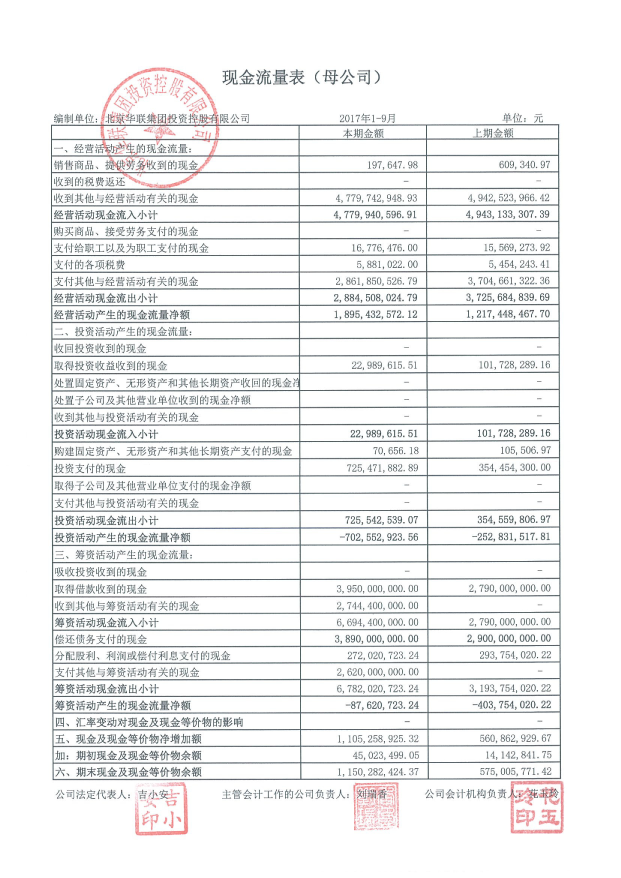
#> input picture 去印章算法/0005.jpg, 2481 x 3510 px (shown at 1/4 size)
$ python remove_seal.py
#> lines starting #> are read from the running program, lines starting #| are printed output that depends on the picture; after the words box and inside, x2 and y2 are one past the last pixel; in counts of white or black regions, pixels touching at a corner belong together
#> further down, img_filename is the input picture: shape (3510, 2481, 3); mean B, G, R 239.4, 239.1, 238.7
import cv2
import numpy as np
import copy


def merge_counter(counters):
    k = 0
    merge_cnt = copy.deepcopy(counters)
    while k < len(merge_cnt)-1:
        left1, top1, w1, h1 = cv2.boundingRect(merge_cnt[k])
        right1 = left1 + w1
        bot1 = top1 + h1
        left2, top2, w2, h2 = cv2.boundingRect(merge_cnt[k+1])
        right2 = left2 + w2
        bot2 = top2 + h2
        top_max = max(top1, top2)
        bot_min = min(bot1, bot2)
        left_max = max(left1, left2)
        right_min = min(right1, right2)
        if left1 <= left2 and right1 >= right2 and top1 <= top2 and bot1 >= bot2:
            merge_cnt.pop(k+1)
            k = k-1
        elif left1 >= left2 and right1 <= right2 and top1 >= top2 and bot1 <= bot2:
            merge_cnt.pop(k)
            k = k-1
        elif bot_min > top_max and right_min > left_max:
            repetition_area = (right_min - left_max)*(bot_min - top_max)
            area1 = w1*h1
            area2 = w2*h2
            if repetition_area < min(area1, area2)*4//5:
                merge_cnt[k] = np.vstack((merge_cnt[k], merge_cnt[k+1]))  # 将两个边缘合并
                merge_cnt.pop(k+1)
                k = k-1
        k = k+1
    return merge_cnt


def remove_seal(img):
    img_copy = img.copy()
    img_red = img_copy.copy()

    # 装换成HSV空间
    img_hsv = cv2.cvtColor(img_copy, cv2.COLOR_BGR2HSV)
#> img_hsv: shape (3510, 2481, 3); mean H, S, V 34.1, 4.1, 240.3
    img_h, img_s, img_v = cv2.split(img_hsv)
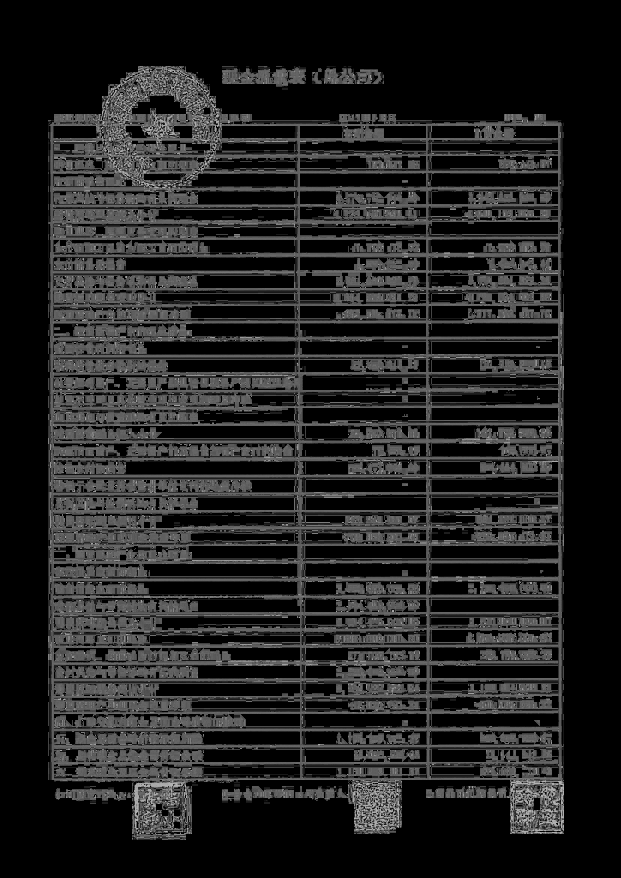
#> img_h: shape (3510, 2481) (shown at 1/4 size); min 0, max 179, mean 34.1
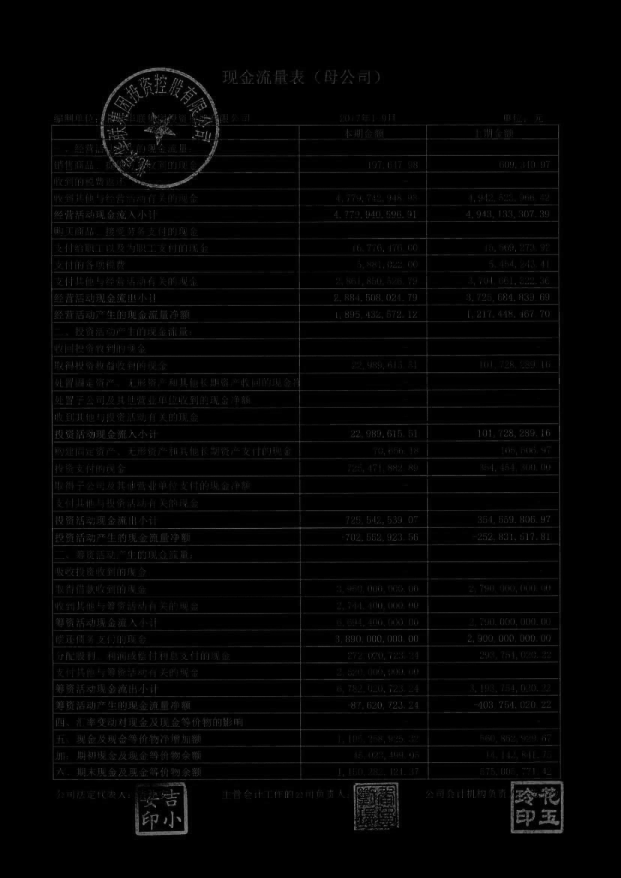
#> img_s: shape (3510, 2481) (shown at 1/4 size); min 0, max 239, mean 4.1
    # 获取BGR三通道
    if len(cv2.split(img_copy)) > 3:
        b, g, r, alpha = cv2.split(img_copy)
    else:
        b, g, r = cv2.split(img_copy)
    # 对H通道进行二值化操作，大于155-180为红色色度分布范围
    ret, h_thresh = cv2.threshold(img_h, 100, 255, cv2.THRESH_BINARY)
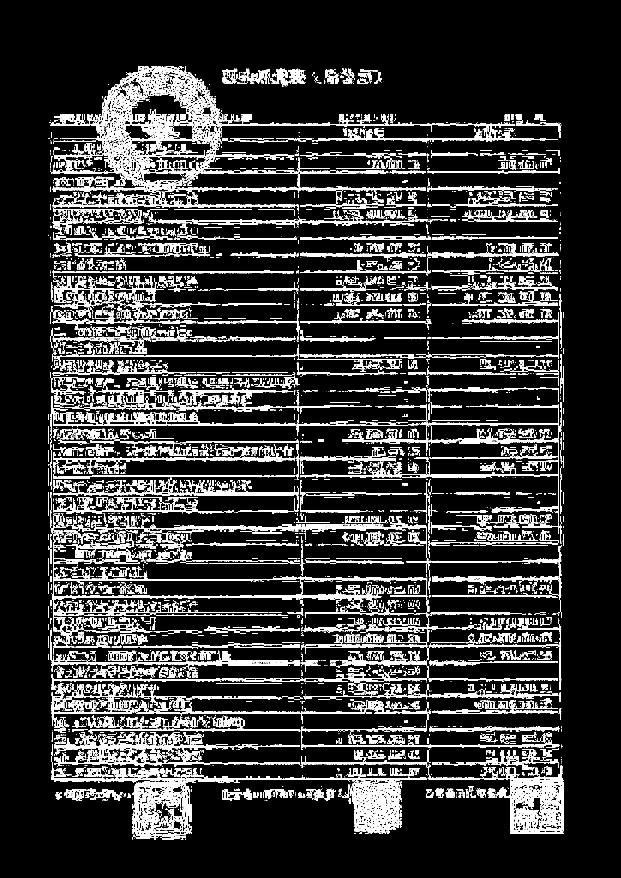
#> h_thresh: shape (3510, 2481) (shown at 1/4 size); 12.6% white; 18732 white regions (14085 under 20 px), largest, box (x1, y1, x2, y2) and area: (392, 264, 1176, 716) 29459, (1224, 3110, 1710, 3336) 23927, (1713, 3060, 2256, 3336) 23031

    # 对二值图进行开运算，去除噪声
    kernel = np.ones((3, 3), np.uint8)
    kernel2 = np.ones((5, 5), np.uint8)
    opening = cv2.morphologyEx(h_thresh, cv2.MORPH_OPEN, kernel)
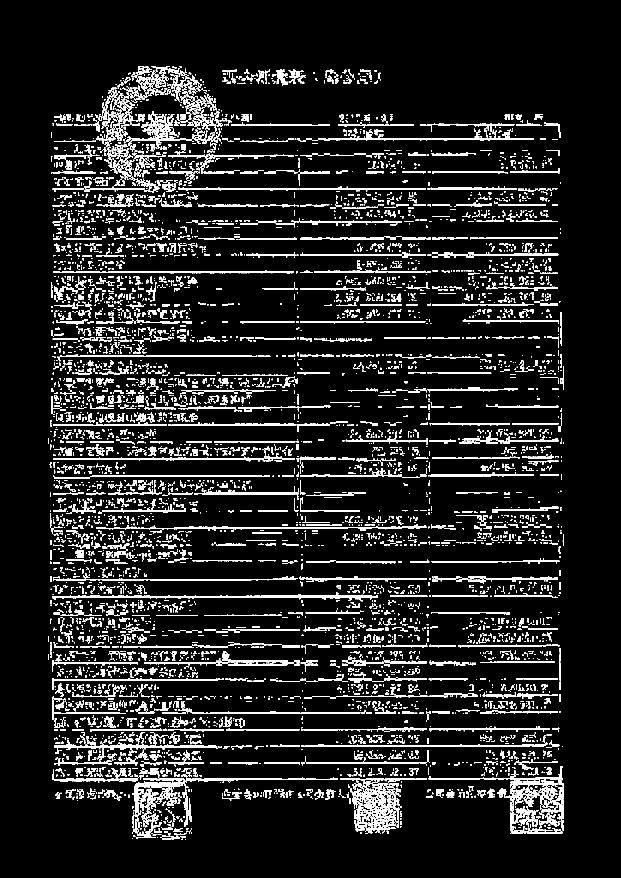
#> opening: shape (3510, 2481) (shown at 1/4 size); 8.9% white; 9406 white regions (3332 under 20 px), largest, box (x1, y1, x2, y2) and area: (211, 2376, 1512, 2397) 9103, (522, 2099, 1707, 2120) 6969, (213, 1084, 1176, 1093) 5783
    dilation = cv2.dilate(opening, kernel, iterations=1)
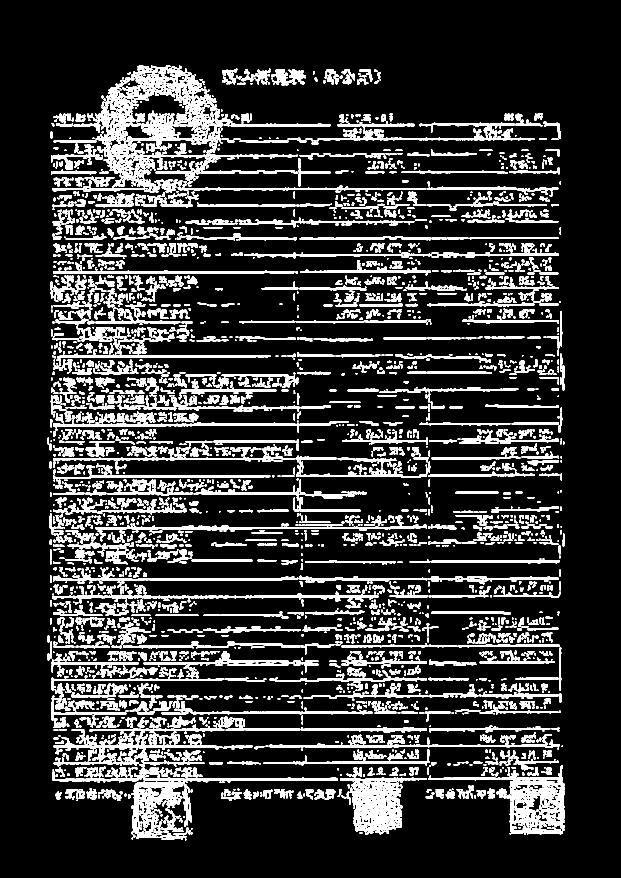
#> dilation: shape (3510, 2481) (shown at 1/4 size); 14.3% white; 5674 white regions, largest, box (x1, y1, x2, y2) and area: (1713, 3063, 2257, 3337) 28477, (1360, 3111, 1643, 3337) 27509, (527, 3108, 1352, 3334) 17149
    img_close = cv2.morphologyEx(dilation, cv2.MORPH_CLOSE, kernel2)
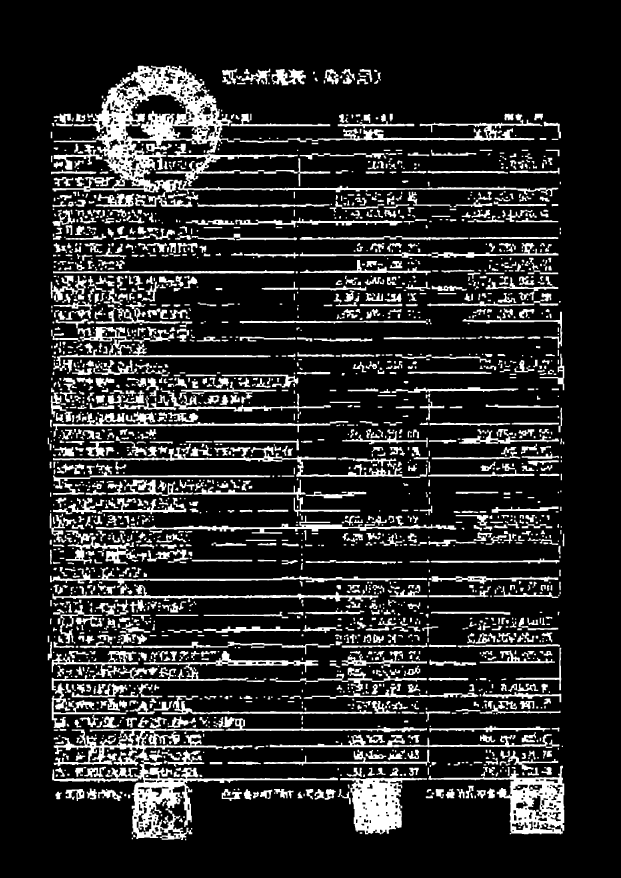
#> img_close: shape (3510, 2481) (shown at 1/4 size); 15.7% white; 2030 white regions

    # 寻找轮廓
    contours, hierarchy = cv2.findContours(img_close, cv2.RETR_TREE, cv2.CHAIN_APPROX_SIMPLE)
#> contours = 2625 contours, 151 with area under 20; largest, box (x1, y1, x2, y2) and area: (210, 263, 2233, 830) 211750, (208, 2866, 1352, 3360) 100712, (1713, 3063, 2257, 3337) 51978, (1360, 3111, 1708, 3337) 40254, (207, 2604, 1273, 2761) 29374

    # 筛选面积大于10000的轮廓
    arr = []
    for i in range(len(contours)-1):
        cnt = contours[i]
        x, y, w, h = cv2.boundingRect(contours[i])
        area = w*h
        if area > 100:
            arr.append(cnt)
#> this loop made 2624 passes
#> (x, y, w, h, area) on passes 5, 8, 9: (716, 3274, 15, 15, 225), (1898, 3182, 6, 11, 66), (1703, 3182, 29, 11, 319)
#> after the loop, arr = 1546 contours; largest, box (x1, y1, x2, y2) and area: (210, 263, 2233, 830) 211750, (208, 2866, 1352, 3360) 100712, (1713, 3063, 2257, 3337) 51978, (1360, 3111, 1708, 3337) 40254, (207, 2604, 1273, 2761) 29374

    # 在筛选后的轮廓中寻找面积最大的轮廓
    maxcnt = 0
    maxcntloc = 0
    if len(arr) == 0:
        return img_red
    for i in range(len(arr)-1):
        cnt = arr[i]
        area = cv2.contourArea(cnt)
        if maxcnt < area:
            maxcnt = area
            maxcntloc = i
#> this loop made 1545 passes
#> (area, maxcnt) on passes 1, 2, 5, 6, 8, 9, 11, 18, 25, 32, 70, 169: (122, 122), (201.5, 201.5), (274, 274), (365, 365), (429, 429), (692, 692), (1092.5, 1092.5), (1858, 1858), (1859.5, 1859.5), (40254.5, 40254.5), (51978.5, 51978.5), (100712, 100712)
#> area on passes 3, 4, 7, 10, 12, 13: 106.5, 114.5, 71.5, 101.5, 246, 790.5
#> after the loop, maxcnt = 211750; maxcntloc = 1423

    x, y, w, h = cv2.boundingRect(arr[maxcntloc])
#> x = 210; y = 263; w = 2023; h = 567
    # 获取最大面积红色区域上下左右四点坐标，并进行适当扩展
    left = x-w//4 if x-w//4 >= 0 else 0
#> left = 0
    right = x+w*5//4 if x+w*5//4 <= img_h.shape[1] else img_h.shape[1]
#> right = 2481
    top = y-h//4 if y-h//4 >= 0 else 0
#> top = 122
    bottom = y+h*5//4 if y+h*5/4 <= img_h.shape[0] else img_h.shape[0]
#> bottom = 971
    # 计算V通道阈值
    # img_small=cv2.resize(img_copy,(int(width),int(height)),fy=2,interpolation=cv2.INTER_AREA)
    sum_rv = 0
    num_r = 0
    sum_bv = 0
    num_b = 0

    for i in range(top, bottom, 5):
        for j in range(left, right, 5):
            if r[i, j] > b[i, j] and r[i, j] > g[i, j]*5//4 and r[i, j] > 80:  # 获取红色区域V通道的平均值
                sum_rv = sum_rv+img_v[i, j]
                num_r = num_r+1
            elif r[i, j] < 80 and g[i, j] < 80 and b[i, j] < 80:  # 获取黑色区域V通道平均值
                sum_bv = sum_bv+img_v[i, j]
                num_b = num_b+1
#> after the loop, num_b = 1282; num_r = 1123; sum_bv = 86365; sum_rv = 259094
    ave_rv = sum_rv//num_r
#> ave_rv = 230
    ave_bv = sum_bv//num_b
#> ave_bv = 67
    ave_th = ave_bv+(ave_rv-ave_bv)*3//4  # 计算V通道阈值，其中红色区域部分V通道的数值较大
#> ave_th = 189
    merge_arr = merge_counter(arr)
#> in merge_counter, `merge_cnt = copy.deepcopy(counters)`: merge_cnt has the same summary as arr in remove_seal
#> the loop in merge_counter, `while k < len(merge_cnt)-1:` made 1545 passes
#> (left1, top1, w1, h1, right1, bot1, left2, top2) on passes 1 to 3: (716, 3274, 15, 15, 731, 3289, 1703, 3182), (1703, 3182, 29, 11, 1732, 3193, 512, 3178), (512, 3178, 9, 15, 521, 3193, 1882, 3172)
    for k in range(0, len(merge_arr)):
        x, y, w, h = cv2.boundingRect(merge_arr[k])
        left = x-w//4 if x-w//4 >= 0 else 0
        right = x+w*5//4 if x+w*5//4 <= img_h.shape[1] else img_h.shape[1]
        top = y-h//4 if y-h//4 >= 0 else 0
        bottom = y+h*5//4 if y+h*5/4 <= img_h.shape[0] else img_h.shape[0]
        for i in range(top, bottom):
            for j in range(left, right):
                if img_v[i, j] < ave_th or r[i, j] < b[i, j] or r[i, j] < g[i, j]:
                    img_red[i, j] = img_copy[i, j]
                else:
                    img_red[i, j] = [255, 255, 255]
    return img_red


def remove_seal_main(image):
    img_non_seal = remove_seal(image)
    return img_non_seal


if __name__ == '__main__':
    img_filename = '0005.jpg'
    img_filename = cv2.imread(img_filename)

    img_non_seal = remove_seal_main(img_filename)
    cv2.imwrite('img_non_seal1.jpg',img_non_seal)
    # cv2.imshow('GRAY', img_non_seal)
    # cv2.waitKey(0)
    # cv2.destroyAllWindows().cvtColor()

$ run again, with 去印章算法/0008.jpg copied over 去印章算法/0005.jpg
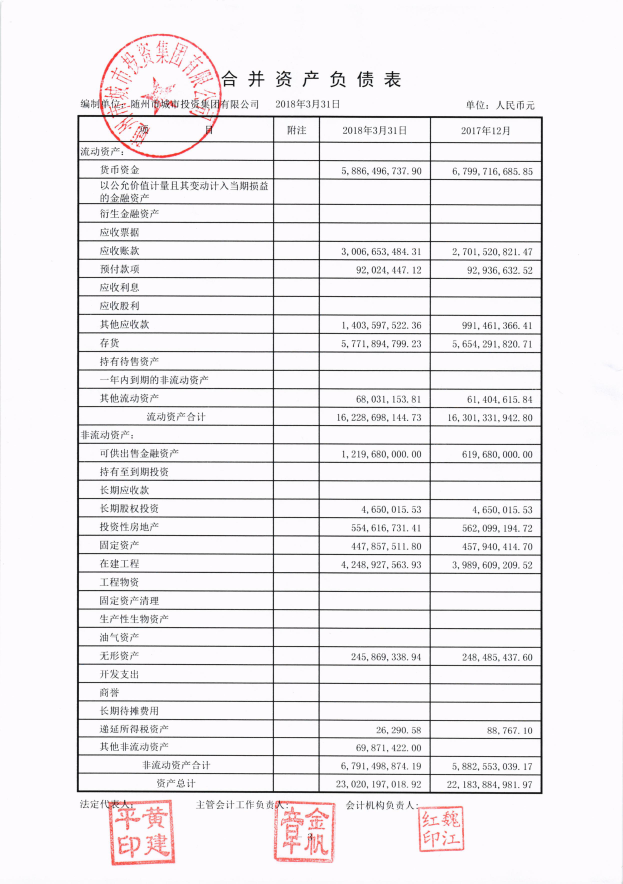
#> input picture 去印章算法/0008.jpg, 2490 x 3533 px (shown at 1/4 size)
#> img_filename is the input picture: shape (3533, 2490, 3); mean B, G, R 239.5, 236.9, 239.7
#> img_hsv: shape (3533, 2490, 3); mean H, S, V 122.7, 4.6, 240.8
#> in remove_seal, `ret, h_thresh = cv2.threshold(img_h, 100, 255, cv2.THRESH_BINARY)`:
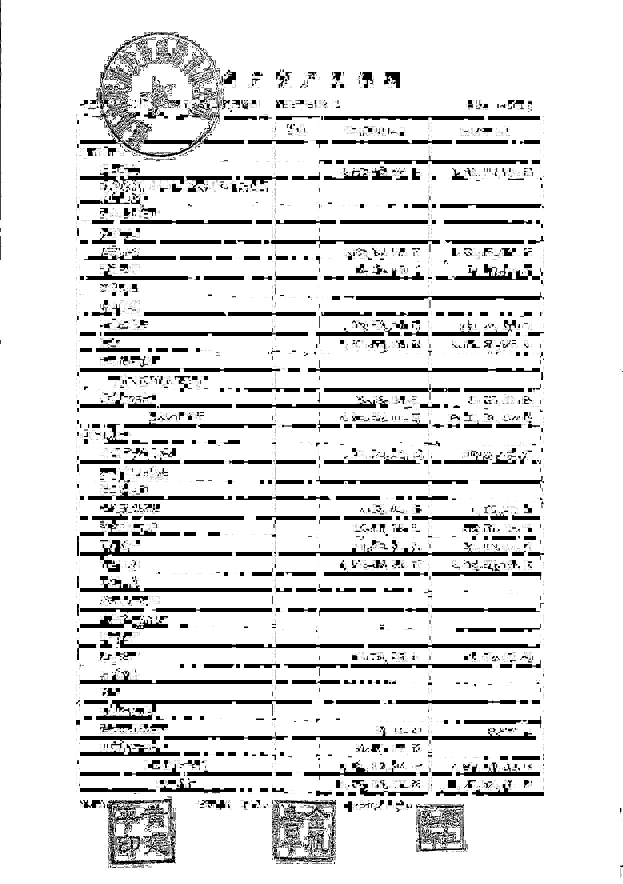
#> h_thresh: shape (3533, 2490) (shown at 1/4 size); 87.8% white; 16923 black regions (15121 under 20 px), largest, box (x1, y1, x2, y2) and area: (427, 3196, 704, 3460) 22433, (319, 336, 825, 628) 20769, (480, 2528, 1456, 2593) 15958
#> opening: shape (3533, 2490); 87.2% white; 8079 black regions (6582 under 20 px), largest, box (x1, y1, x2, y2) and area: (319, 128, 978, 628) 60598, (427, 3184, 704, 3462) 34400, (1087, 3200, 1344, 3456) 30663
#> dilation: shape (3533, 2490); 90.5% white; 2854 black regions (1455 under 20 px), largest, box (x1, y1, x2, y2) and area: (429, 3201, 703, 3461) 14298, (481, 2529, 1455, 2591) 13729, (1116, 2161, 2031, 2223) 13445
#> img_close: shape (3533, 2490); 91.4% white; 1283 black regions
#> contours = 1285 contours; largest, box (x1, y1, x2, y2) and area: (0, 0, 2490, 3533) 8790788, (320, 2160, 928, 2240) 10604, (1472, 2576, 2112, 2592) 9428, (480, 2560, 1056, 2592) 8790, (448, 2800, 928, 2848) 8039
#> the loop in remove_seal, `for i in range(len(contours)-1):` made 1284 passes
#> (x, y, w, h, area) on passes 1 to 3: (0, 0, 2490, 3533, 8797170), (1272, 3441, 8, 7, 56), (602, 3440, 15, 14, 210)
#> after the loop in remove_seal, `for i in range(len(contours)-1):`: arr = 949 contours; largest, box (x1, y1, x2, y2) and area: (0, 0, 2490, 3533) 8790788, (320, 2160, 928, 2240) 10604, (1472, 2576, 2112, 2592) 9428, (480, 2560, 1056, 2592) 8790, (448, 2800, 928, 2848) 8039
#> the loop in remove_seal, `for i in range(len(arr)-1):` made 948 passes
#> (area, maxcnt, maxcntloc) on pass 1: (8790788, 8790788, 0)
#> after the loop in remove_seal, `for i in range(len(arr)-1):`: maxcnt = 8790788; maxcntloc = 0
#> in remove_seal, `x, y, w, h = cv2.boundingRect(arr[maxcntloc])`: w = 2490; h = 3533
#> left = 0
#> right = 2490
#> top = 0
#> bottom = 3533
#> after the loop in remove_seal, `for i in range(top, bottom, 5):`: num_b = 12906; num_r = 3466; sum_bv = 475959; sum_rv = 828084
#> ave_rv = 238
#> ave_bv = 36
#> ave_th = 187
#> merge_cnt has the same summary as arr in remove_seal
#> the loop in merge_counter, `while k < len(merge_cnt)-1:` made 948 passes
#> (left2, top2, w2, h2, right2, bot2, top_max, bot_min) on passes 1 to 6: (602, 3440, 15, 14, 617, 3454, 3440, 3454), (1222, 3433, 15, 15, 1237, 3448, 3433, 3448), (1285, 3432, 29, 10, 1314, 3442, 3432, 3442), (1255, 3422, 17, 19, 1272, 3441, 3422, 3441), (526, 3404, 9, 22, 535, 3426, 3404, 3426), (640, 3402, 38, 16, 678, 3418, 3402, 3418)
#> the loop in remove_seal, `for k in range(0, len(merge_arr)):` made 1 pass
#> after the loop in remove_seal, `for k in range(0, len(merge_arr)):`:
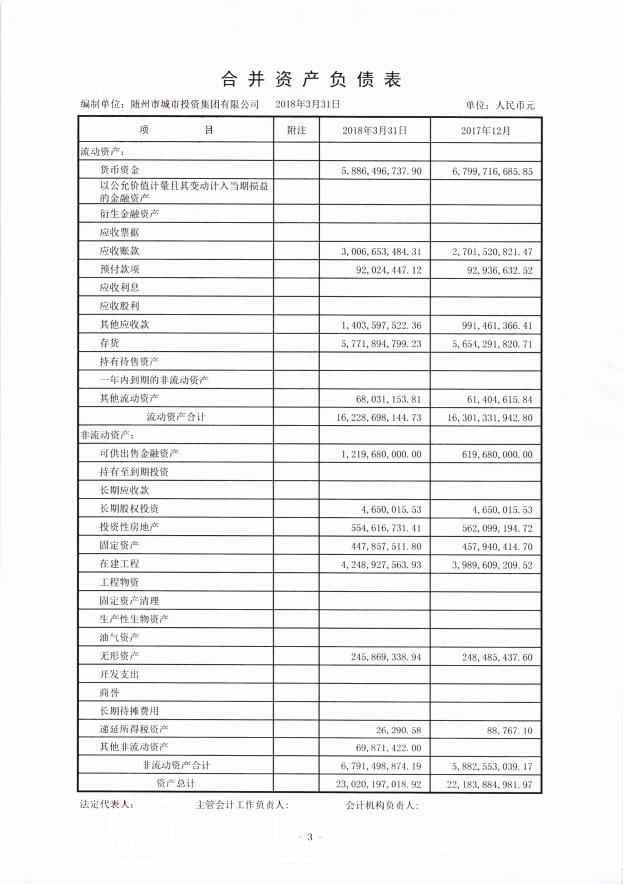
#> img_red: shape (3533, 2490, 3) (shown at 1/4 size); mean B, G, R 241.5, 239, 240.5
